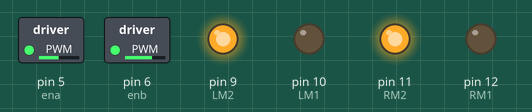
Simulated run of this sketch. Board: Arduino Uno, built with avr-gcc and run on an emulated ATmega328P. On the bench: switched loads named in the sketch (green lamp = pin HIGH), output pins drawn as LEDs (lit = HIGH).

Above: at 0.1 s.
Timing chart, 0 to 1.6 s (numbered marks = the images above):
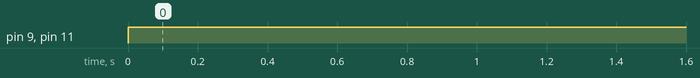

The sketch:

motor_trial.ino
```cpp
const int ena = 5;
#define LM1 10
#define LM2 9

#define RM1 12
#define RM2 11
const int enb = 6;

void setup() {
  pinMode(ena, OUTPUT);
  pinMode(enb, OUTPUT);
  pinMode(LM1, OUTPUT);
  pinMode(LM2, OUTPUT);
  pinMode(RM1, OUTPUT);
  pinMode(RM2, OUTPUT);

  analogWrite(ena, 125);
  analogWrite(enb, 170);
  // put your setup code here, to run once:

}

void loop() {
  // put your main code here, to run repeatedly:
  digitalWrite(LM1, LOW);
  digitalWrite(LM2, HIGH);
  digitalWrite(RM1, LOW);
  digitalWrite(RM2, HIGH);
}
```

Measured:
- by itself, pin 9 (LM2), pin 11 (RM2): LOW → HIGH at 0.00 s
